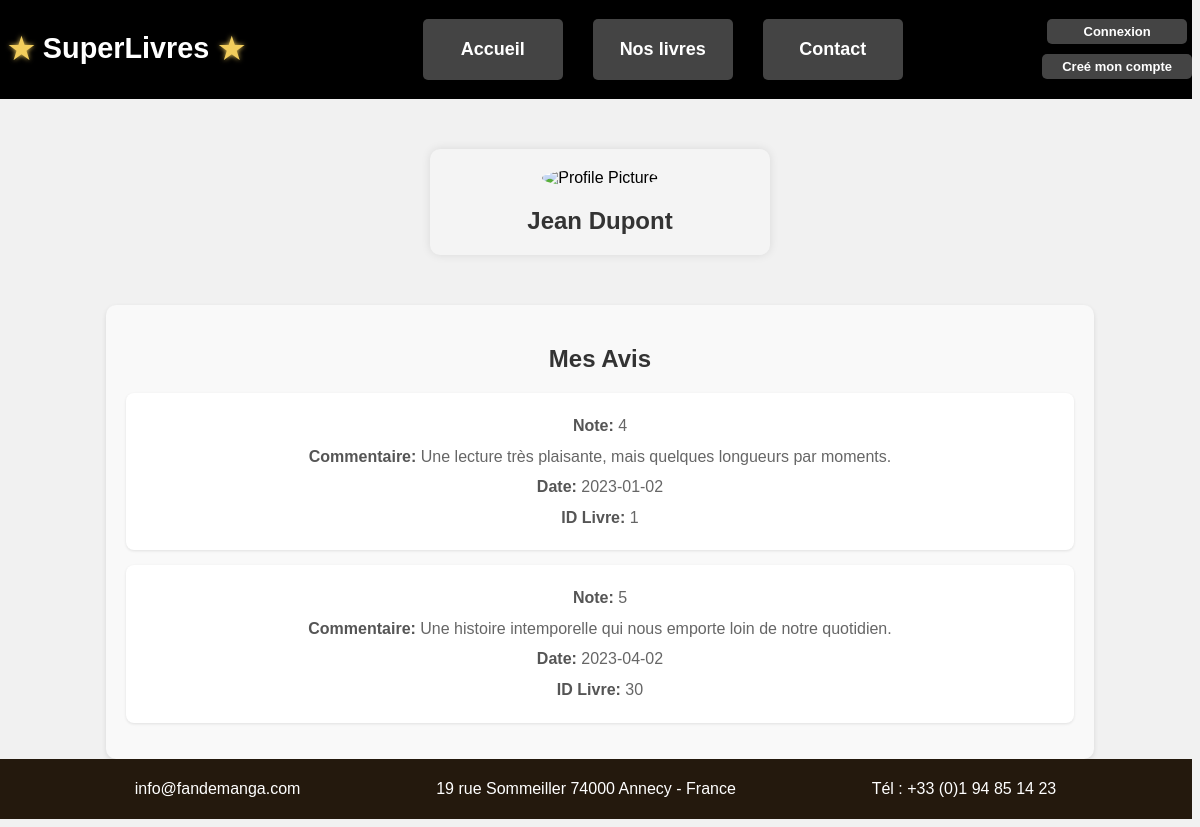
The app's page /Web/src/pages/profile.php?user_id=2 with its own data.
### tables this page shows
CREATE TABLE Utilisateur (
    id_utilisateur INT AUTO_INCREMENT PRIMARY KEY,
    nom_utilisateur VARCHAR(255) NOT NULL,
    prenom_utilisateur VARCHAR(255) NOT NULL,
    email VARCHAR(255) NOT NULL,
    mot_de_passe VARCHAR(255) NOT NULL,
    date_inscription DATE NOT NULL
);

CREATE TABLE Avis (
    id_avis INT AUTO_INCREMENT PRIMARY KEY,
    note INT NOT NULL,
    commentaire TEXT,
    date_avis DATE NOT NULL,
    id_livre INT,
    id_utilisateur INT,
    FOREIGN KEY (id_livre) REFERENCES Livre(id_livre),
    FOREIGN KEY (id_utilisateur) REFERENCES Utilisateur(id_utilisateur)
);

### Web/src/requests/table_profile.php (called while the page is built, shortened)
<?php
function getUserInfo($conn, $user_id) {
    $sql = "SELECT prenom_utilisateur, nom_utilisateur FROM utilisateur WHERE id_utilisateur = 1;";
    $stmt = $conn->prepare($sql);
    $stmt->bind_param("i", $user_id);
    $stmt->execute();
    $result = $stmt->get_result();
    if ($result->num_rows == 1) {
        return $result->fetch_assoc();
    } else {
        return false;
    }
}
function getUserReviews($conn, $user_id) {
    $sql = "SELECT id_avis, note, commentaire, date_avis, id_livre FROM avis WHERE id_utilisateur = ?";
    if ($stmt = $conn->prepare($sql)) {
        $stmt->bind_param("i", $user_id);
        if ($stmt->execute()) {
            $result = $stmt->get_result();
            $reviews = $result->fetch_all(MYSQLI_ASSOC);
            return $reviews;
        } else {
            error_log("Execute failed: " . $stmt->error);
        }
    } else {
        error_log("Failed to prepare statement: " . $conn->error);
    }
    return false;
}
?>

### Web/src/pages/profile.php (the view, shortened to what this page needs)
<?php
    require_once("./src/requests/table_profile.php");
?>
<?php
if (isset($_GET['user_id']) && !empty($_GET['user_id'])) {
    $user_id = intval($_GET['user_id']);
    $user_info = getUserInfo($conn, $user_id);
    $reviews = getUserReviews($conn, $user_id);
    if ($user_info) {
        $prenom_utilisateur = htmlspecialchars($user_info['prenom_utilisateur']);
        $nom_utilisateur = htmlspecialchars($user_info['nom_utilisateur']);
    } else {
        header("Location: error.php");
        exit();
    }
} else {
    header("Location: error.php");
    exit();
}
?>
<!DOCTYPE html>
<html lang="fr">
<head>
    <?php
        require_once("./src/components/navbar/navbar.php");
    ?>
    <link rel="stylesheet" type="text/css" href="./src/styles/global.css">
    <link rel="stylesheet" type="text/css" href="./src/styles/profile.css">
    <link rel="stylesheet" type="text/css" href="./src/components/navbar/navbar.css">
    <link rel="stylesheet" type="text/css" href="./src/components/footer/footer.css">
</head>
<body>
    <div class="user-profile-container">
        <div class="profile-picture">
            <img src="<?php echo $profile_picture; ?>" alt="Profile Picture">
        </div>
        <div class="user-info">
            <h2><?php echo $prenom_utilisateur . " " . $nom_utilisateur; ?></h2>
        </div>
    </div>
    <div class="reviews-container">
        <h2>Mes Avis</h2>
        <?php if ($reviews && count($reviews) > 0): ?>
            <ul>
                <?php foreach ($reviews as $review): ?>
                    <li>
                        <p><strong>Note:</strong> <?php echo htmlspecialchars($review['note']); ?></p>
                        <p><strong>Commentaire:</strong> <?php echo htmlspecialchars($review['commentaire']); ?></p>
                        <p><strong>Date:</strong> <?php echo htmlspecialchars($review['date_avis']); ?></p>
                        <p><strong>ID Livre:</strong> <?php echo htmlspecialchars($review['id_livre']); ?></p>
                    </li>
                <?php endforeach; ?>
            </ul>
        <?php else: ?>
            <p>Vous n'avez écrit aucun avis.</p>
        <?php endif; ?>
    </div>
</body>
<?php
    require_once("./src/components/footer/footer.php");
?>
</html>

### Web/src/styles/global.css (style rules this page uses)
body { font-family: 'Merriweather Sans', sans-serif; background-color: #f1f1f1; min-height: 100vh; height: 100%; }

### Web/src/styles/profile.css (style rules this page uses)
.user-profile-container { width: 300px; margin: 50px auto; padding: 20px; border-radius: 10px; background-color: #f4f4f4; box-shadow: 0px 0px 10px rgba(0, 0, 0, 0.1); text-align: center; }
.profile-picture img { width: 150px; height: 150px; border-radius: 50%; object-fit: cover; margin-bottom: 20px; }
.user-info h2 { margin: 0; color: #333; }
.reviews-container { width: 80%; margin: 0 auto; padding: 20px; background-color: #f9f9f9; border-radius: 10px; box-shadow: 0 2px 5px rgba(0, 0, 0, 0.1); }
.reviews-container h2 { text-align: center; color: #333; font-family: 'Arial', sans-serif; margin-bottom: 20px; }
.reviews-container ul { list-style: none; padding: 0; }
.reviews-container ul li { background-color: #fff; margin-bottom: 15px; padding: 15px; border-radius: 8px; box-shadow: 0 1px 3px rgba(0, 0, 0, 0.1); }
.reviews-container ul li strong { color: #555; font-weight: bold; }
.reviews-container ul li p { margin: 5px 0; color: #666; line-height: 1.6; }
.reviews-container p { text-align: center; color: #777; }

### records on screen
utilisateur: prenom_utilisateur "Jean", nom_utilisateur "Dupont"
avis: note "4", commentaire "Une lecture très plaisante, mais quelques longueurs par moments.", date_avis "2023-01-02", id_livre "1"
avis: note "5", commentaire "Une histoire intemporelle qui nous emporte loin de notre quotidien.", date_avis "2023-04-02", id_livre "30"
